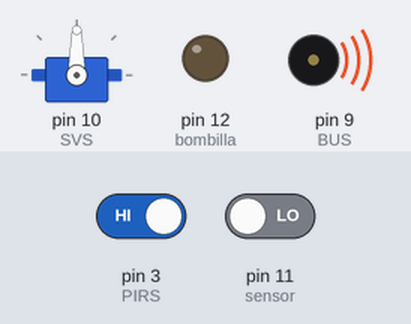
Bench run of a sketch on a simulated Arduino Uno, built with avr-gcc and run on an emulated ATmega328P. Parts: servo, output pins drawn as LEDs (lit = HIGH), buzzer (waves = sounding). The test bench sets the inputs (shaded band); at power-on: pin 3 (PIRS) HIGH, pin 11 (sensor) LOW.

Above: at 3.8 s.
3.9 s: pin 3 (PIRS) driven LOW
At 5.2 s:
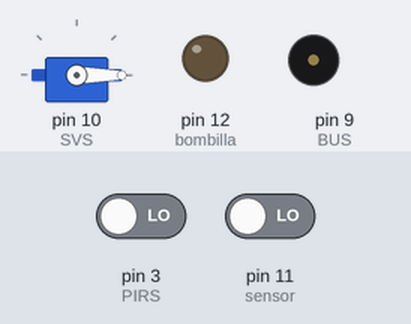
6.0 s: pin 11 (sensor) driven HIGH
At 7.7 s:
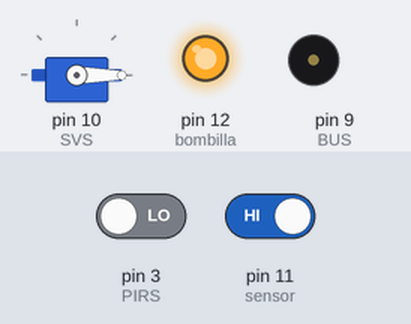
8.1 s: pin 3 (PIRS) driven HIGH
At 9.4 s:
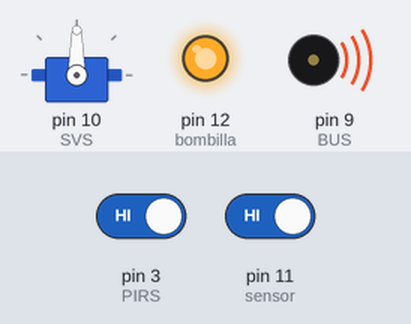
13.0 s: pin 11 (sensor) driven LOW
At 14.1 s:
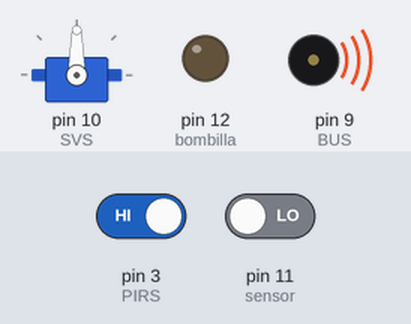
Timing chart, 0 to 19.3 s (numbered marks = the images above; inputs shaded):
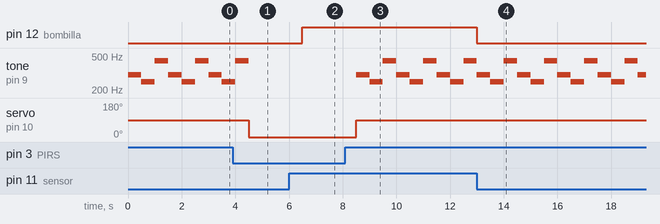

The sketch:

IntegratedAPP-Master.ino
```cpp
#include <Servo.h>  // Librería de datos de servomotor
#define PIRS 3      // Declaramos el sensor PIR jabón en el pin 11
#define BUS  9      // Declaramos el buzzer del jabón en el pin 9
#define bombilla 12 // Declaramos el led en el pin 12 del Arduino
#define sensor 11   // Declaramos el sensor PIR luz en el pin 11
int valor = 0;      // Variable para asignar la lectura del sensor PIR

Servo SVS;  //Declaramos nombre del servo
int LEPIRS; //Declaramos como entero el LEPIRS

void setup(){
  pinMode (PIRS, INPUT); //Declaramos como entrada el PIRS
  pinMode (BUS, OUTPUT); //Declaramos como salida el BUS
  SVS.attach(10);
  SVS.write(0);
  pinMode(bombilla, OUTPUT); //El pin 12 del arduino lo asignamos como salida para la bombilla
  pinMode(sensor, INPUT);     //El pin 11 lo asignamos como entrada para la señal del sensor
}

void loop(){
 LEPIRS = digitalRead(PIRS); //Lee el valor de la variable (LEPIRS)

  if (LEPIRS == 0){ //Si detecta que no hay movimiento permanece quieto el servomotor conectado en el pin 10 del Arduino
    SVS.write(0);
    delay (1000);
  }
  else if (LEPIRS == 1){ //Si detecta que hay movimiento manda a girar 90° el servomotor conectado en el pin 10 del Arduino
                         //y a reproducir música predeterminada
    SVS.write(90);
    tone (BUS, 300, 500);
  	 delay (500);
    tone (BUS, 250, 500);
  	 delay (500);
    tone (BUS, 440, 500);
  	 delay (500);
  }

 valor = digitalRead(sensor); //Lee el valor de la variable (valor)
  if (valor == HIGH){ //Si detecta que hay movimiento manda activar la bombilla que hay conectado en el pin 12 del Arduino
   digitalWrite(bombilla, HIGH);
  }
  else{ //Si la condición anterior no se cumple manda apagar la bombilla
   digitalWrite(bombilla, LOW);
  }
}
```

Measured:
- after the input at 3.9 s, servo on pin 10 (SVS): 90° → 0° after 0.60 s
- after the input at 6.0 s, pin 12 (bombilla): LOW → HIGH after 0.50 s
- after the input at 8.1 s, tone on pin 9 (BUS): silent → 300 Hz after 0.40 s, then repeats every 1.5 s: 250 Hz 0.50 s, 440 Hz 0.50 s, 300 Hz 0.50 s; servo on pin 10 (SVS): 0° → 90° after 0.40 s
- after the input at 13.0 s, pin 12 (bombilla): HIGH → LOW at once
- by itself, tone on pin 9 (BUS): repeats every 1.5 s: 250 Hz 0.50 s, 440 Hz 0.50 s, 300 Hz 0.50 s
